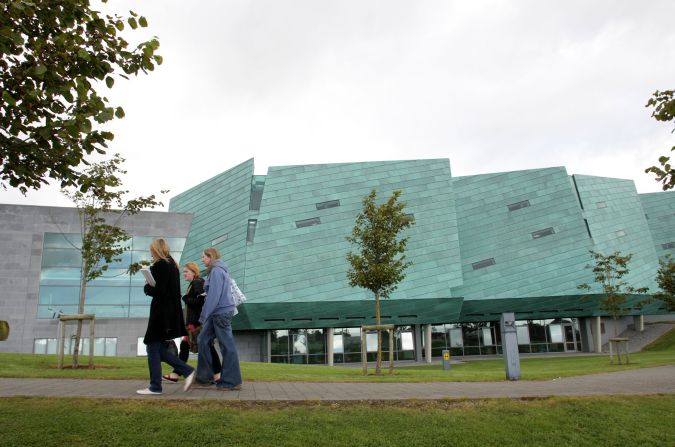
#> input picture GMIT.jpg, 675 x 447 px
$ python EdgeDetection.py   (older library calls are emulated)
#> lines starting #> are read from the running program, lines starting #| are printed output that depends on the picture
import cv2
import numpy as np
from matplotlib import pyplot as plt

nrows = 3
ncols = 2
KernelSizeWidth = 5
KernelSizeHeight = 5

img = cv2.imread('GMIT.jpg')
#> img is the input picture: shape (447, 675, 3); mean B, G, R 146.4, 158.5, 148.9
gray_img = cv2.cvtColor(img, cv2.COLOR_BGR2GRAY)
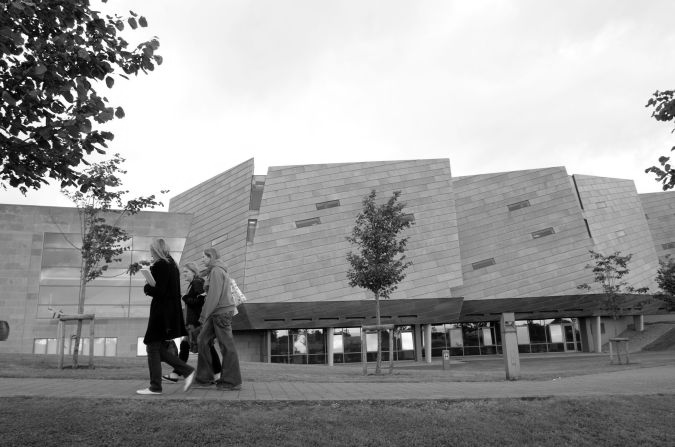
#> gray_img: shape (447, 675); min 0, max 255, mean 154.2
cv2.imwrite('grayScaledGMIT.jpg', gray_img)
# cv2.imshow('coloured', img)
# cv2.imshow('grayed', gray_img)
# cv2.waitKey(0)                 # Waits forever for user to press any key
# cv2.destroyAllWindows()        # Closes displayed windows

# Blur images
img3x3 = cv2.GaussianBlur(gray_img, (KernelSizeWidth, KernelSizeHeight), 0)

KernelSizeWidth = 5
KernelSizeHeight = 5
img5x5 = cv2.GaussianBlur(gray_img, (KernelSizeWidth, KernelSizeHeight), 0)

KernelSizeWidth = 9
KernelSizeHeight = 9
img9x9 = cv2.GaussianBlur(gray_img, (KernelSizeWidth, KernelSizeHeight), 0)
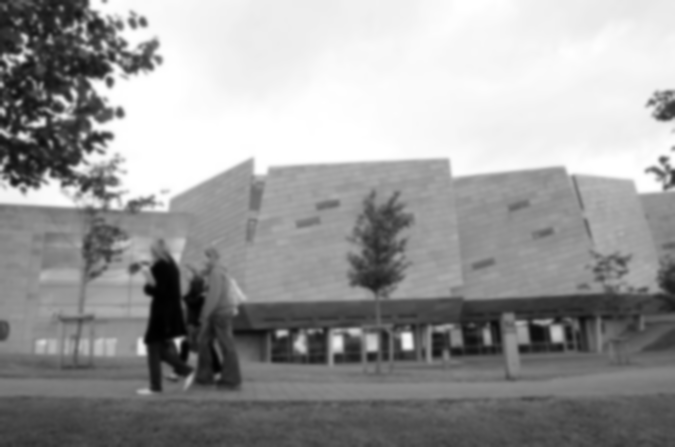
#> img9x9: shape (447, 675); min 0, max 255, mean 154.2

KernelSizeWidth = 13
KernelSizeHeight = 13
img13x13 = cv2.GaussianBlur(gray_img, (KernelSizeWidth, KernelSizeHeight), 0)

# Gradient X and Y
sobelHorizontal = cv2.Sobel(gray_img, cv2.CV_64F, 1, 0, ksize=5)  # x dir
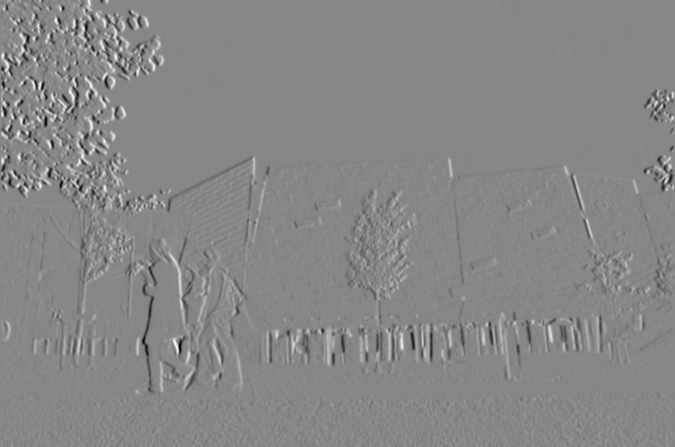
#> sobelHorizontal: shape (447, 675) float64; min -10885, max 9721, mean 7.1; drawn with min black and max white
sobelVertical = cv2.Sobel(gray_img, cv2.CV_64F, 0, 1, ksize=5)  # y dir
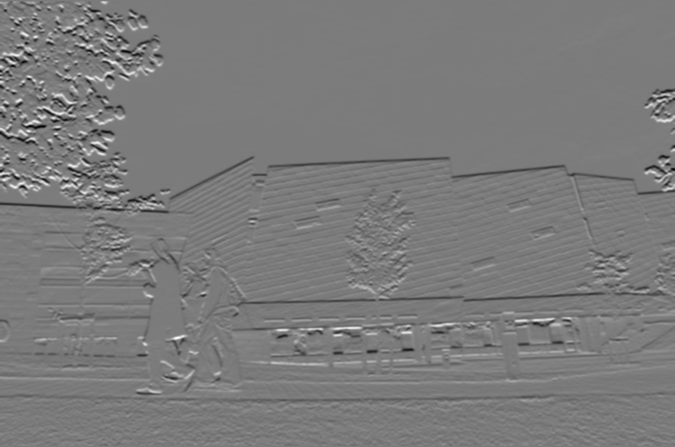
#> sobelVertical: shape (447, 675) float64; min -10212, max 10804, mean -42.1; drawn with min black and max white
sobelImg = cv2.Sobel(gray_img, cv2.CV_64F, 1, 1, ksize=5)
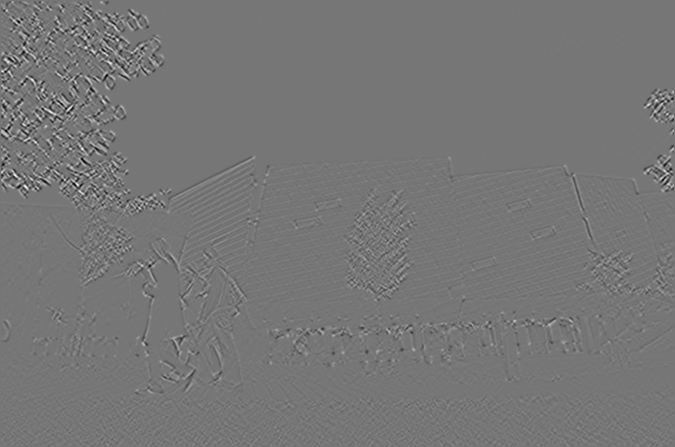
#> sobelImg: shape (447, 675) float64; min -2926, max 3354, mean 0; drawn with min black and max white

# Canny
canny = cv2.Canny(gray_img, 100, 200)
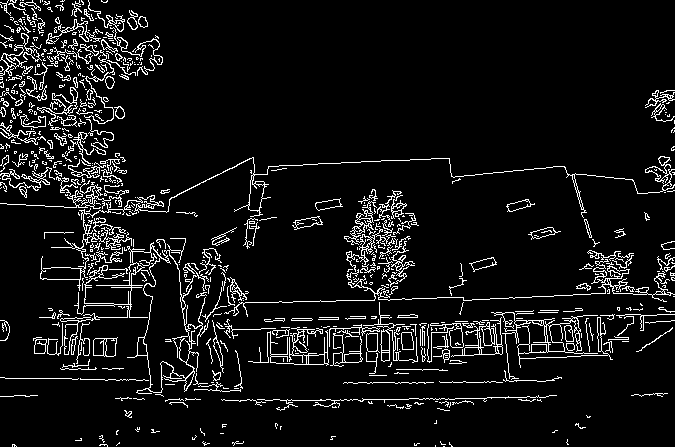
#> canny: shape (447, 675); 7.5% white in thin lines or dots

# Subplot images
plt.subplot(nrows, ncols, 1)
plt.imshow(cv2.cvtColor(img, cv2.COLOR_BGR2RGB), cmap='gray')
plt.title('Original')
plt.xticks([])
plt.yticks([])

plt.subplot(nrows, ncols, 2)
plt.imshow(gray_img, cmap='gray')
plt.title('GrayScale')
plt.xticks([])
plt.yticks([])

# [23 lines of commented-out code are left out]

plt.subplot(nrows, ncols, 3)
plt.imshow(sobelHorizontal, cmap='gray')
plt.title('Sobel Horizontal')
plt.xticks([])
plt.yticks([])

plt.subplot(nrows, ncols, 4)
plt.imshow(sobelVertical, cmap='gray')
plt.title('Sobel Vertical')
plt.xticks([])
plt.yticks([])

plt.subplot(nrows, ncols, 5)
plt.imshow(sobelImg, cmap='gray')
plt.title('Sobel Sum')
plt.xticks([])
plt.yticks([])

plt.subplot(nrows, ncols, 6)
plt.imshow(canny, cmap='gray')
plt.title('Canny Image')
plt.xticks([])
plt.yticks([])
plt.show()
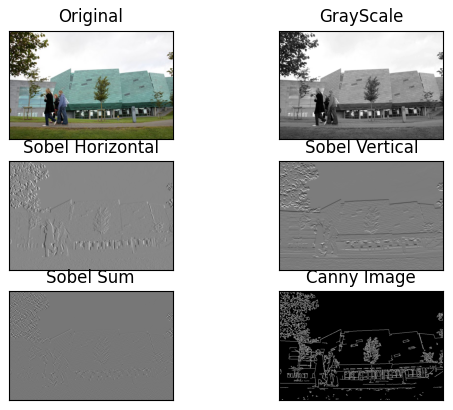
#> figure drawn by matplotlib, 6 panels

$ run again, with StoneBuilding.jpg copied over GMIT.jpg
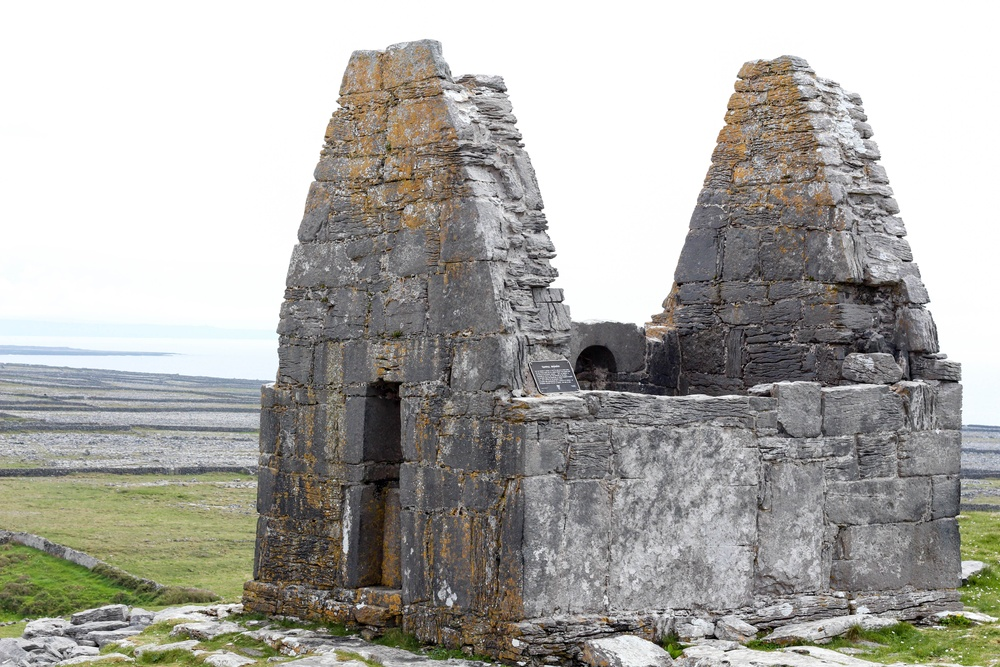
#> input picture StoneBuilding.jpg, 1000 x 667 px, shrunk from 5184 x 3456 before the run
#> img is the input picture: shape (667, 1000, 3); mean B, G, R 165.6, 170.5, 171.6
#> `sobelImg = cv2.Sobel(gray_img, cv2.CV_64F, 1, 1, ksize=5)`:
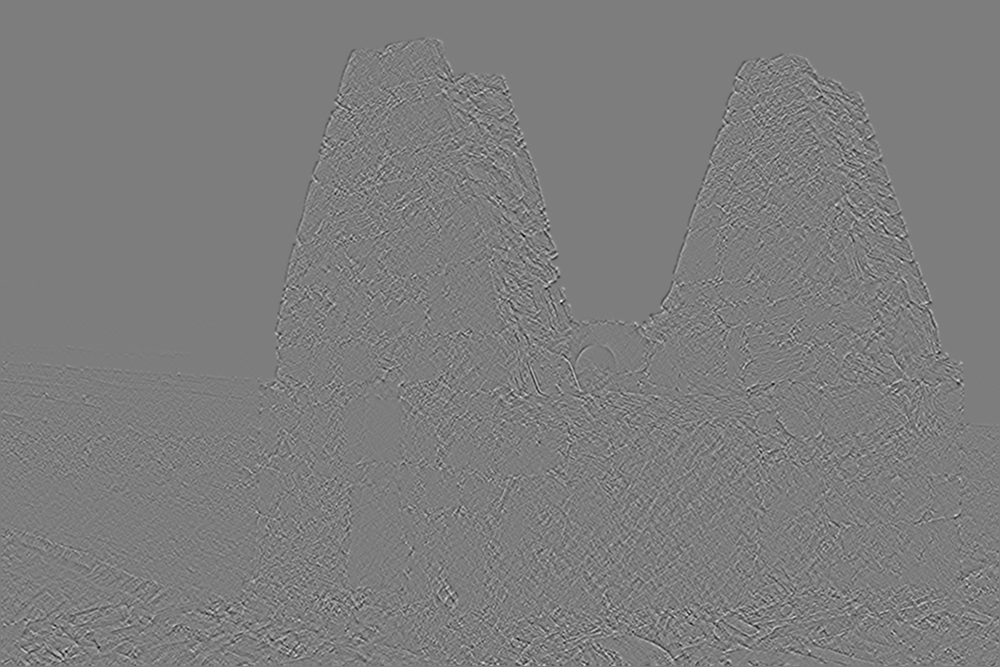
#> sobelImg: shape (667, 1000) float64; min -2235, max 2299, mean 0; drawn with min black and max white
#> `canny = cv2.Canny(gray_img, 100, 200)`:
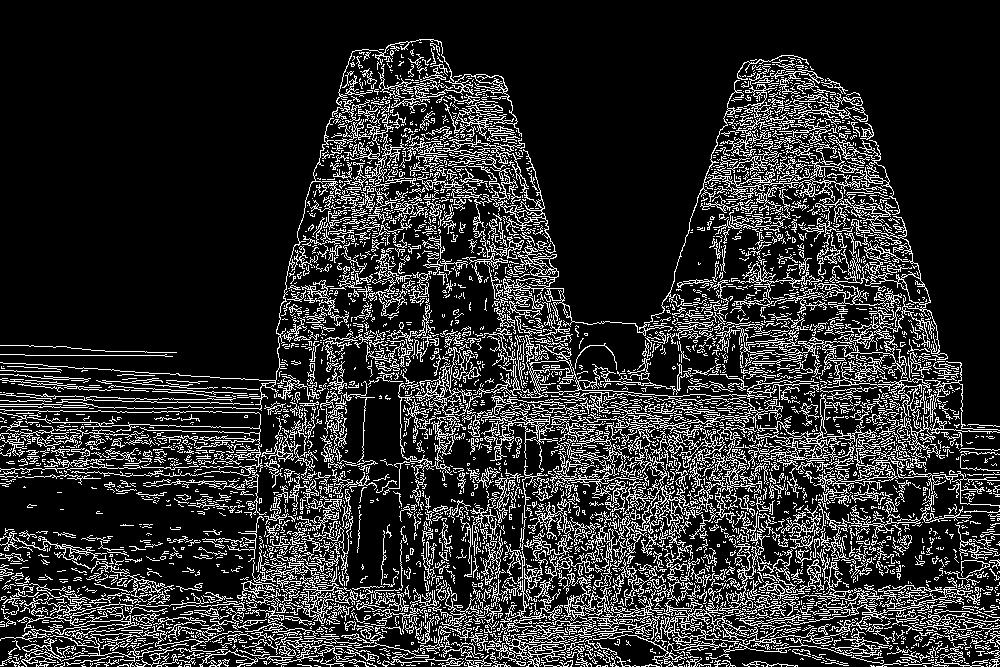
#> canny: shape (667, 1000); 17.6% white in thin lines or dots
